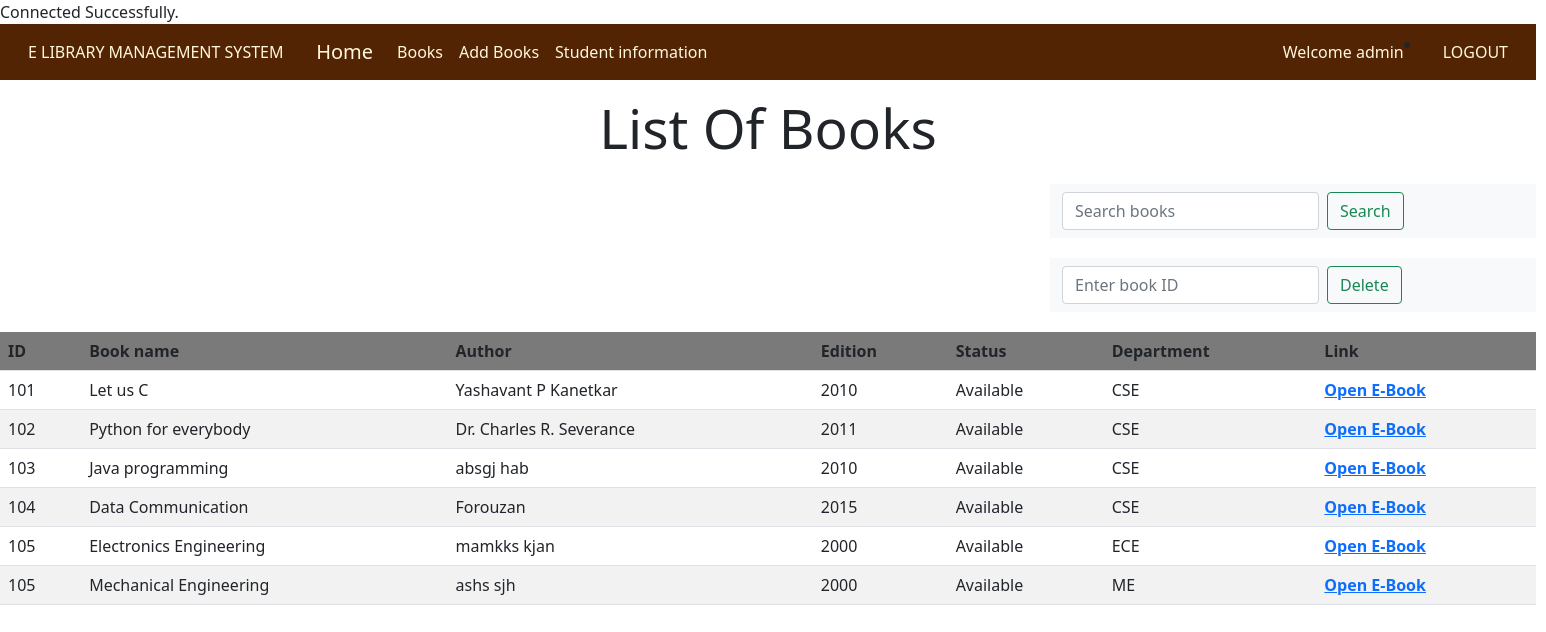
The app's page /admin/books.php (signed in) with its own data.
### tables this page shows
CREATE TABLE `books` (
  `bid` int(100) NOT NULL,
  `Name` varchar(100) NOT NULL,
  `Authors` varchar(100) NOT NULL,
  `Edition` int(100) NOT NULL,
  `Status` varchar(100) NOT NULL,
  `Department` varchar(100) NOT NULL,
  `link` varchar(100) NOT NULL
);

### admin/books.php (the view, shortened to what this page needs)
<?php
  include "connection.php";
  include "navbar.php";
?>
<!DOCTYPE html>
<html lang="en">
<head>
</head>
<body >
    <h3 style="text-align: center; font-size: 55px; padding-bottom: 15px; padding-top: 15px">List Of Books</h3>
    <div class="search">
    <nav class="navbar navbar-light bg-light">
  <div class="container-fluid">
    <form class="d-flex" method ="post">
      <input class="form-control me-2" type="text" placeholder="Search books" aria-label="Search" name="search" required>
      <button class="btn btn-outline-success" type="submit" name="submit">Search</button>
    </form>
  </div>
  </div>
<div class="search">
    <nav class="navbar navbar-light bg-light">
  <div class="container-fluid">
    <form class="d-flex" method ="post">
      <input class="form-control me-2" type="text" placeholder="Enter book ID" aria-label="Search" name="bid" required>
      <button class="btn btn-outline-success" type="submit" name="Delete">Delete</button>
    </form>
  </div>
  </div>
    <?php
         if(isset($_POST['submit']))
         {
            $q= mysqli_query($db, "SELECT * FROM books where Name LIKE '%$_POST[search]%' ");
            if(mysqli_num_rows($q) == 0 )
            {
              echo "Sorry! No book found. Try searching again.";
            }
            else
            {
              echo "<table class= 'table table-striped table-hover' >";
          echo "<tr style = 'background-color: grey;'>";
        echo "<th>"; echo "ID"; echo"</th>";
        echo "<th>"; echo "Book name"; echo"</th>";
        echo "<th>"; echo "Author"; echo"</th>";
        echo "<th>"; echo "Edition"; echo"</th>";
        echo "<th>"; echo "Status"; echo"</th>";
        echo "<th>"; echo "Department"; echo"</th>";
        echo "<th>"; echo "Link"; echo"</th>";
          echo"</tr>";
    while ($row = mysqli_fetch_assoc($q))
       {
        echo "<tr>";
        echo "<td>".$row['bid']."</td>";
        echo "<td>".$row['Name']."</td>";
        echo "<td>".$row['Authors']."</td>";
        echo "<td>".$row['Edition']."</td>";
        echo "<td>".$row['Status']."</td>";
        echo "<td>".$row['Department']."</td>";
        echo "<td><a href='".$row['link']."'><b>Open E-Book</b></a></td>";
        echo "</tr>";
       }
       echo"</table>";
            }
         }
         else {
          $result=mysqli_query($db, "SELECT * FROM books");
          echo "<table class= 'table table-striped table-hover' >";
          echo "<tr style = 'background-color: grey;'>";
              echo "<th>"; echo "ID"; echo"</th>";
              echo "<th>"; echo "Book name"; echo"</th>";
              echo "<th>"; echo "Author"; echo"</th>";
              echo "<th>"; echo "Edition"; echo"</th>";
              echo "<th>"; echo "Status"; echo"</th>";
              echo "<th>"; echo "Department"; echo"</th>";
              echo "<th>"; echo "Link"; echo"</th>";
          echo"</tr>";
          while ($row = mysqli_fetch_assoc($result))
             {
              echo "<tr>";
              echo "<td>".$row['bid']."</td>";
              echo "<td>".$row['Name']."</td>";
              echo "<td>".$row['Authors']."</td>";
              echo "<td>".$row['Edition']."</td>";
              echo "<td>".$row['Status']."</td>";
              echo "<td>".$row['Department']."</td>";
              echo "<td><a href='".$row['link']."'><b>Open E-Book</b></a></td>";
              echo "</tr>";
             }
            }
              ?>
  </body>
</html>

### admin/style.css (style rules this page uses)
html, body, div, span, object, iframe, h1, h2, h3, h4, h5, h6, p, blockquote, pre, abbr, address, cite, code, del, dfn, em, img, ins, kbd, q, samp, small, strong, sub, sup, var, b, i, dl, dt, dd, ol, ul, li, fieldset, form, label, legend, table, caption, tbody, tfoot, thead, tr, th, td, article, aside, canvas, details, figcaption, figure, footer, header, hgroup, menu, nav, section, summary, time, mark, audio, video { margin:0; padding:0; border:0; outline:0; font-size:100%; vertical-align:baseline; background:transparent; }
body { line-height:1; }
article,aside,details,figcaption,figure, footer,header,hgroup,menu,nav,section { display:block; }
a { margin:0; padding:0; font-size:100%; vertical-align:baseline; background:transparent; }
table { border-collapse:collapse; border-spacing:0; }
input, select { vertical-align:middle; }

### admin/books.php (style rules this page uses)
.search { padding-left :1050px; padding-bottom:20px; }

### records on screen
books: bid "101", Name "Let us C", Authors "Yashavant P Kanetkar", Edition "2010", Status "Available", Department "CSE"
books: bid "102", Name "Python for everybody", Authors "Dr. Charles R. Severance", Edition "2011", Status "Available", Department "CSE"
books: bid "103", Name "Java programming", Authors "absgj hab", Edition "2010", Status "Available", Department "CSE"
books: bid "104", Name "Data Communication", Authors "Forouzan", Edition "2015", Status "Available", Department "CSE"
books: bid "105", Name "Electronics Engineering", Authors "mamkks kjan", Edition "2000", Status "Available", Department "ECE"
books: bid "105", Name "Mechanical Engineering", Authors "ashs sjh", Edition "2000", Status "Available", Department "ME"

### other values on screen
$_SESSION['login_user'] "admin"
